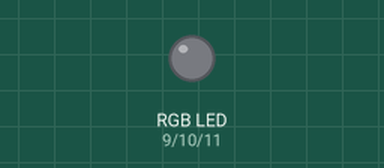
A sketch run on a simulated Arduino Uno, built with avr-gcc and run on an emulated ATmega328P. Parts: an RGB LED mixed from three pins (HIGH = lit).

Above: at 0.15 s.
Timing chart, 0 to 1.6 s (numbered marks = the images above):
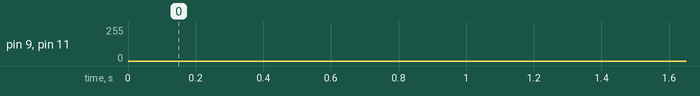

The sketch:

lab04.ino
```cpp
// 201533631 김도균

int digitPinR = 9;
int digitPinG = 10;
int digitPinB = 11;

void setup() {
    pinMode(digitPinR, OUTPUT);
    pinMode(digitPinG, OUTPUT);
    pinMode(digitPinB, OUTPUT);
}

void loop() {

    for(int i = 0; i<256; i++){
        analogWrite(digitPinR, i);
        analogWrite(digitPinB, 255-i);
        delay(3);
    }

    for(int i = 0; i<256; i++){
        analogWrite(digitPinG, i);
        analogWrite(digitPinR, 255-i);
        delay(3);
    }

    for(int i = 0; i<256; i++){
        analogWrite(digitPinB, i);
        analogWrite(digitPinG, 255-i);
        delay(3);
    }

}
```
